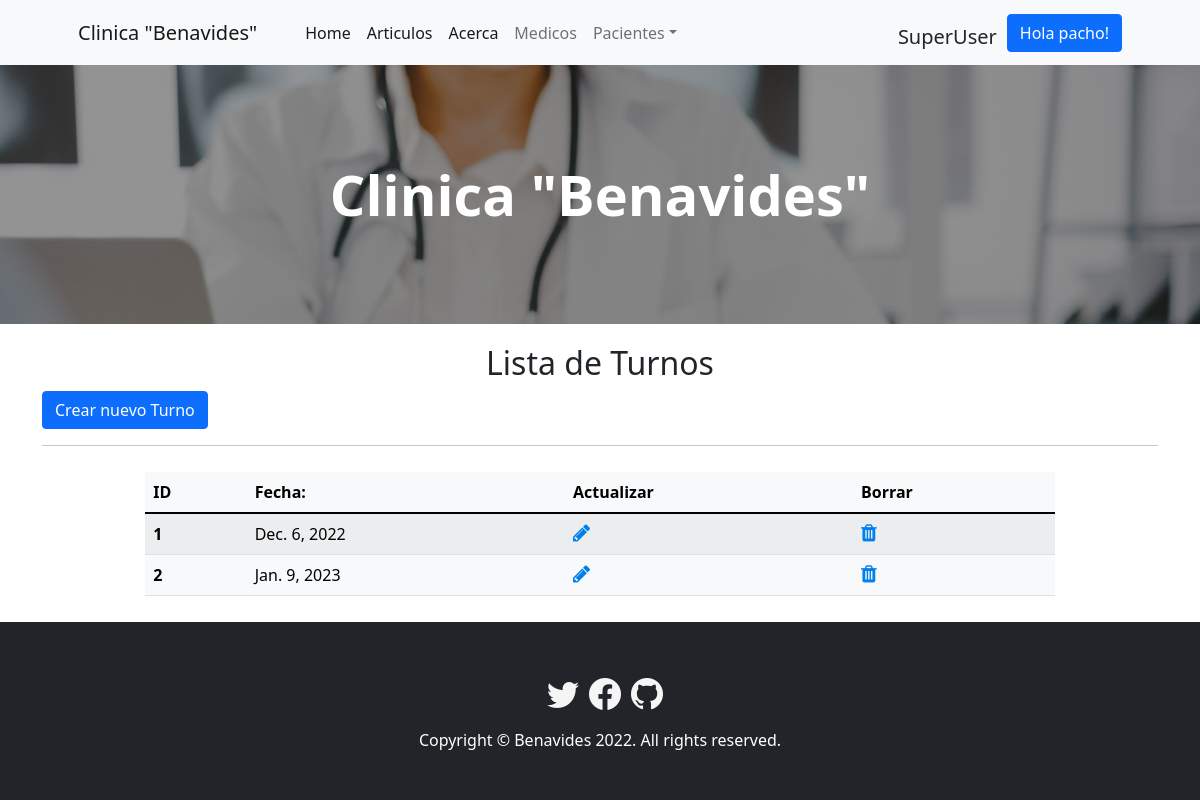
/extra/turns-list/ (signed in), run on an earlier commit of the app's database.
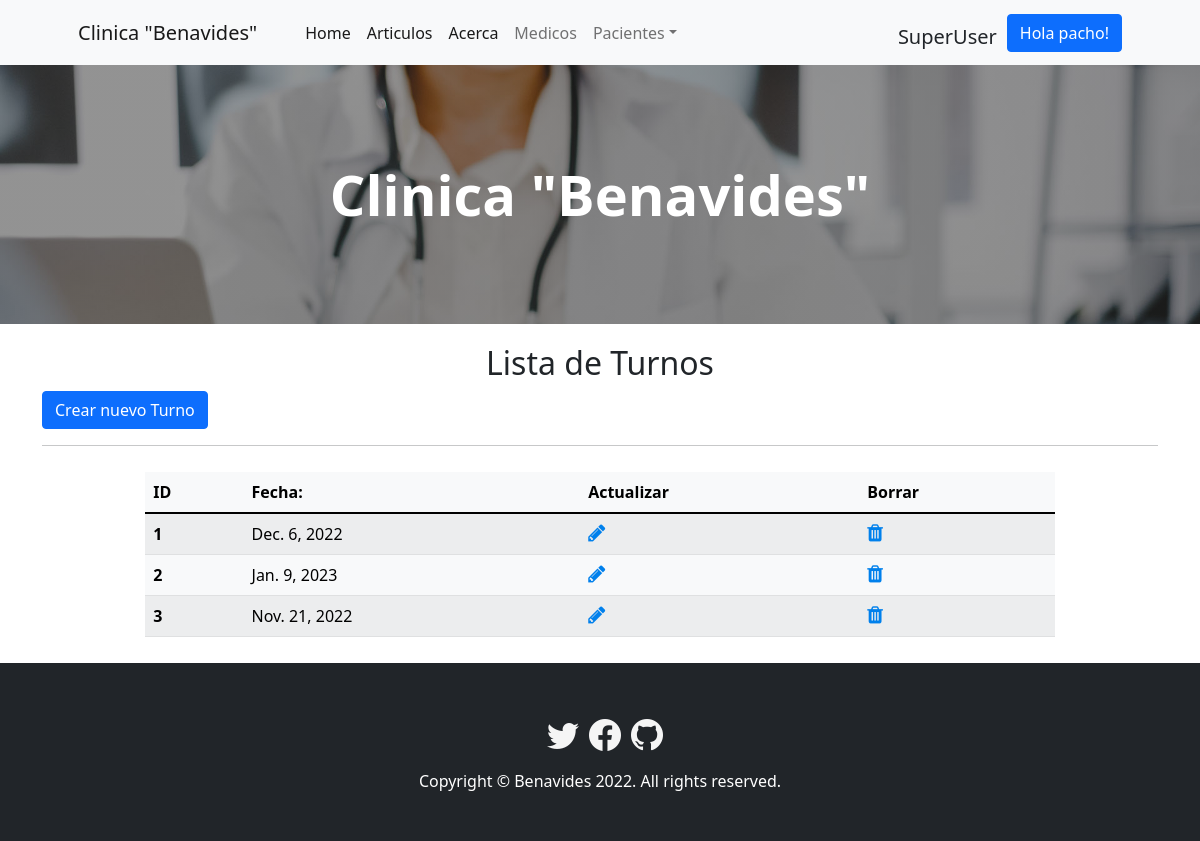
And on a later commit of the database.
### extra/models.py (models this page shows)
class Turns(models.Model):
    day = models.DateField()

### extra/views.py (the view)
# urls.py: path('turns-list/', views.TurnsListView.as_view(), name='turns-list'),
class TurnsListView(LoginRequiredMixin, ListView):
    model = Turns
    template_name = 'turns_list.html'

### extra/templates/turns_list.html
{% extends 'index.html' %}
{% load static %}
{% block changes %}
<h2>Lista de Turnos</h2>
<div class="container">
    <a class="btn btn-primary justify-content-right"  href="{% url 'extra:turns-add' %}">Crear nuevo Turno</a>
    <hr></hr>
<div class="row d-flex justify-content-center">
    <div class="col-md-10">
        <table class="table table-striped table-light">
            <thead>
                <tr>
                    <th scope="col">ID</th>
                    <th scope="col">Fecha:</th>
                    {% if user.is_superuser %}
                    <th scope="col">Actualizar</th>
                    <th scope="col">Borrar</th>
                    {% endif %}
                </tr>
            </thead>
            <tbody>
                {% for turn in turns_list %}
                <tr>
                    <th scope="row">{{turn.id}}</th>
                    <td>{{turn.day}}</td>
                    {% if user.is_superuser %}
                    <td><a href="{% url 'extra:turns-update' turn.id %}">
                        <i class="fa fa-pencil" style="font-size:20px;color: rgb(0, 128, 236);"> </i></a>
                    </td>
                    <td><a href="{% url 'extra:turns-delete' turn.id %}">
                        <i class="fa fa-trash" style="font-size:20px;color: rgb(0, 128, 236);"> </i></a>
                    </td>
                    {% endif %}
                </tr>
                {% endfor %}
            </tbody>
        </table>
    </div>
    </div>
</div>
{% endblock %}

What changed in the data, as far as the page shows it:
added Turns: id "3", day "Nov. 21, 2022"
